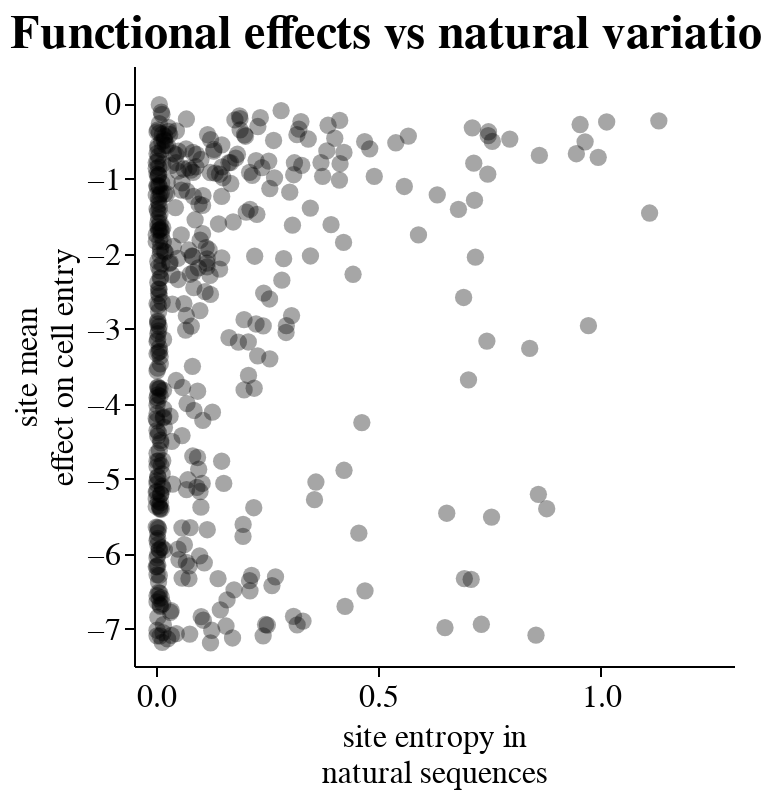

This figure's notebook cell:
### Code cell
subplots = []
# Can subset on specific regions but for now just show all
for index,region in enumerate(["all"]):

    # Subset data based on region
    subsetted_data = None
    if region == "all":
        subsetted_data = func_effects
    else:
        subsetted_data = func_effects.query("region == @region")

    # Calculate statistics
    r, p = sp.stats.pearsonr(
        subsetted_data.dropna()["effect"], 
        subsetted_data.dropna()["entropy"]
    )
    print(f"r correlation for {region}: {r:.2f}")
        
    curr_subplot = alt.Chart(subsetted_data).mark_point(
        filled=True, 
        color="black", 
        size=75,
        opacity=0.35,
    ).encode(
        alt.X(
            "entropy",
            axis=alt.Axis(
                title=["site entropy in", "natural sequences"], 
                values=[0,0.5,1],
                domainWidth=1,
                domainColor="black",
                tickColor="black",
            ),
            scale=alt.Scale(domain=[-0.05, 1.3])
        ),
        alt.Y(
            "effect",
            axis=alt.Axis(
                title=["site mean", "effect on cell entry"], 
                values=[-7,-6,-5,-4,-3,-2,-1,0],
                domainWidth=1,
                domainColor="black",
                tickColor="black",
            ),
            scale=alt.Scale(domain=[-7.5,0.5])
        ),
        tooltip=[
            "site",
            "natural_sequence_site",
            "wildtype",
            "effect",
            "n_effective",
            "entropy",
        ], 
    ).properties(
        width=300,
        height=300,
    )
    
    subplots.append(curr_subplot)

# Create final combined plot
natural_vs_func_effects = alt.hconcat(
    subplots[0],
    spacing=5,
    title="Functional effects vs natural variatio",
).configure_axis(
    grid=False,
    labelFontSize=16,
    titleFontSize=16,
    labelFontWeight="normal",
    titleFontWeight="normal",
).configure_title(
    fontSize=24,
).configure_view(
    stroke=None
)

natural_vs_func_effects

### Figure 1 — Vega-Lite specification as saved in the notebook (floating-point values rounded to 4 significant figures; data arrays with more than 128 entries replaced by an {"elided": "..."} marker saying what was removed)
{"config": {"view": {"continuousWidth": 300, "continuousHeight": 300, "stroke": null}, "axis": {"grid": false, "labelFontSize": 16, "labelFontWeight": "normal", "titleFontSize": 16, "titleFontWeight": "normal"}, "title": {"fontSize": 24}}, "hconcat": [{"mark": {"type": "point", "color": "black", "filled": true, "opacity": 0.35, "size": 75}, "encoding": {"tooltip": [{"field": "site", "type": "quantitative"}, {"field": "natural_sequence_site", "type": "quantitative"}, {"field": "wildtype", "type": "nominal"}, {"field": "effect", "type": "quantitative"}, {"field": "n_effective", "type": "quantitative"}, {"field": "entropy", "type": "quantitative"}], "x": {"axis": {"domainColor": "black", "domainWidth": 1, "tickColor": "black", "title": ["site entropy in", "natural sequences"], "values": [0, 0.5, 1]}, "field": "entropy", "scale": {"domain": [-0.05, 1.3]}, "type": "quantitative"}, "y": {"axis": {"domainColor": "black", "domainWidth": 1, "tickColor": "black", "title": ["site mean", "effect on cell entry"], "values": [-7, -6, -5, -4, -3, -2, -1, 0]}, "field": "effect", "scale": {"domain": [-7.5, 0.5]}, "type": "quantitative"}}, "height": 300, "width": 300}], "data": {"name": "data-3cfacac351a4b2f445f2bea72a96b015"}, "spacing": 5, "title": "Functional effects vs natural variatio", "$schema": "https://vega.github.io/schema/vega-lite/v5.16.3.json", "datasets": {"data-3cfacac351a4b2f445f2bea72a96b015": {"elided": "433 records"}}}
